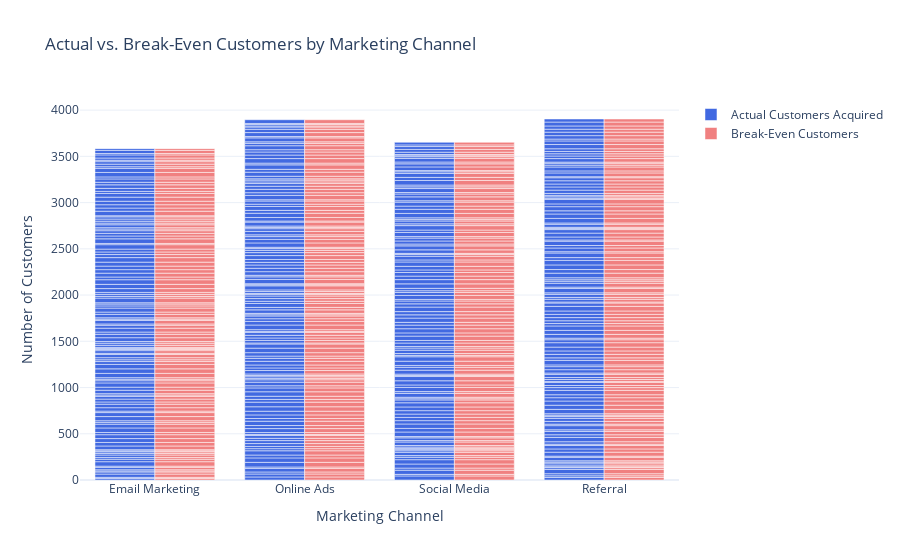

Notebook code cell kept with this figure:
### Code cell
# compare the actual customers acquired with the break-even customers for each marketing channel
fig = go.Figure()

# Actual Customers Acquired
fig.add_trace(go.Bar(x=data['Marketing_Channel'], y=data['New_Customers'],
                     name='Actual Customers Acquired', marker_color='royalblue'))

# Break-Even Customers
fig.add_trace(go.Bar(x=data['Marketing_Channel'], y=data['Break_Even_Customers'],
                     name='Break-Even Customers', marker_color='lightcoral'))

# Update the layout
fig.update_layout(barmode='group', title='Actual vs. Break-Even Customers by Marketing Channel',
                  xaxis_title='Marketing Channel', yaxis_title='Number of Customers')

### Figure 1 — Plotly figure (JSON) as saved in the notebook; plotly's stock layout.template omitted (floating-point values rounded to 4 significant figures; data arrays with more than 128 entries replaced by an {"elided": "..."} marker saying what was removed)
{"data": [{"marker": {"color": "royalblue"}, "name": "Actual Customers Acquired", "type": "bar", "x": {"elided": "500 str values"}, "y": {"elided": "500 int values"}}, {"marker": {"color": "lightcoral"}, "name": "Break-Even Customers", "type": "bar", "x": {"elided": "500 str values"}, "y": {"elided": "500 float values"}}], "layout": {"barmode": "group", "title": {"text": "Actual vs. Break-Even Customers by Marketing Channel"}, "xaxis": {"title": {"text": "Marketing Channel"}}, "yaxis": {"title": {"text": "Number of Customers"}}}}
